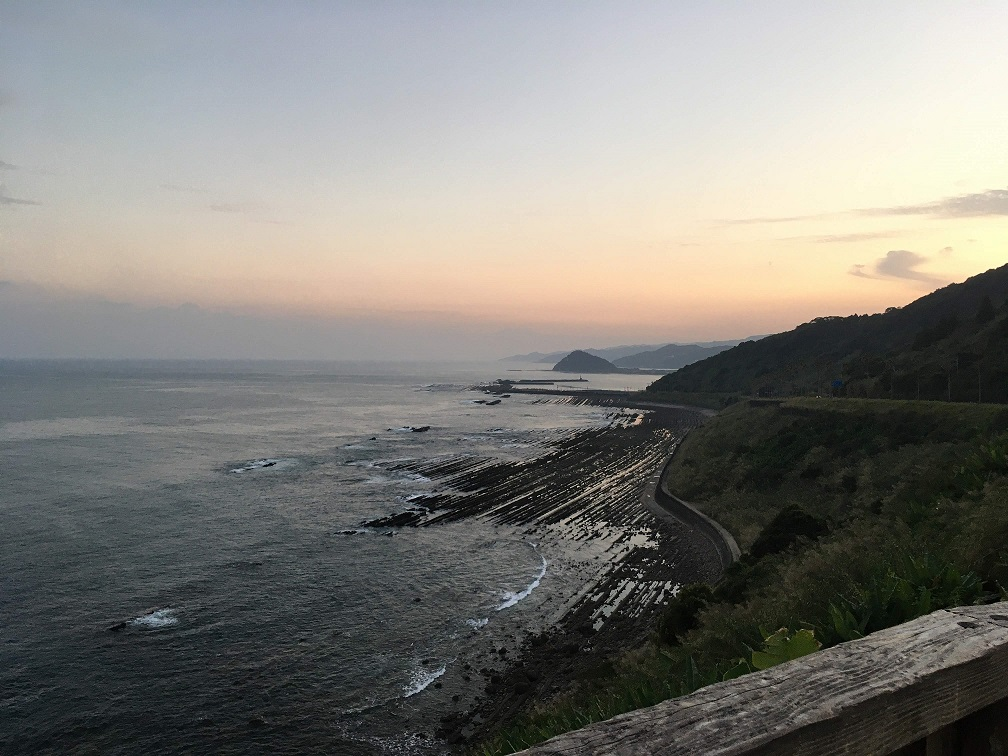
#> input picture report1/IMG_1904.JPG, 1008 x 756 px, found by its file name
$ python q5.py
#> lines starting #> are read from the running program, lines starting #| are printed output that depends on the picture
# -*- coding:utf-8 -*-
import numpy as np
import scipy.io
import matplotlib.pyplot as plt
from PIL import Image

# 画像読み込み
originalImg = Image.open('IMG_1904.JPG')
#> originalImg is the input picture: PIL image 1008x756 RGB; mean R, G, B 127.2, 126, 121.1
width, height = originalImg.size
#> width = 1008; height = 756
# originalImg = originalImg.convert('L') # pillowのグレースケール変換

# ピクセルごとに値を読みだす
img_pixels_rgb = np.array([[originalImg.getpixel((x,y)) for x in range(width)] for y in range(height)])
# グレースケール化後に値を入れる配列を用意
img_pixels = np.array([[ 0 for x in range(width)] for y in range(height)])
# print(img_pixels.shape)
img = Image.new('L', (width, height))
#> img: PIL image 1008x756 L; every value is 0
for y in range(height):
    for x in range(width):
        grayscale = img_pixels_rgb[y][x][0] * 0.2126 + img_pixels_rgb[y][x][1] * 0.7152 + img_pixels_rgb[y][x][2] * 0.0722
        img_pixels[y][x] = int(grayscale)
        img.putpixel((x,y),int(grayscale))
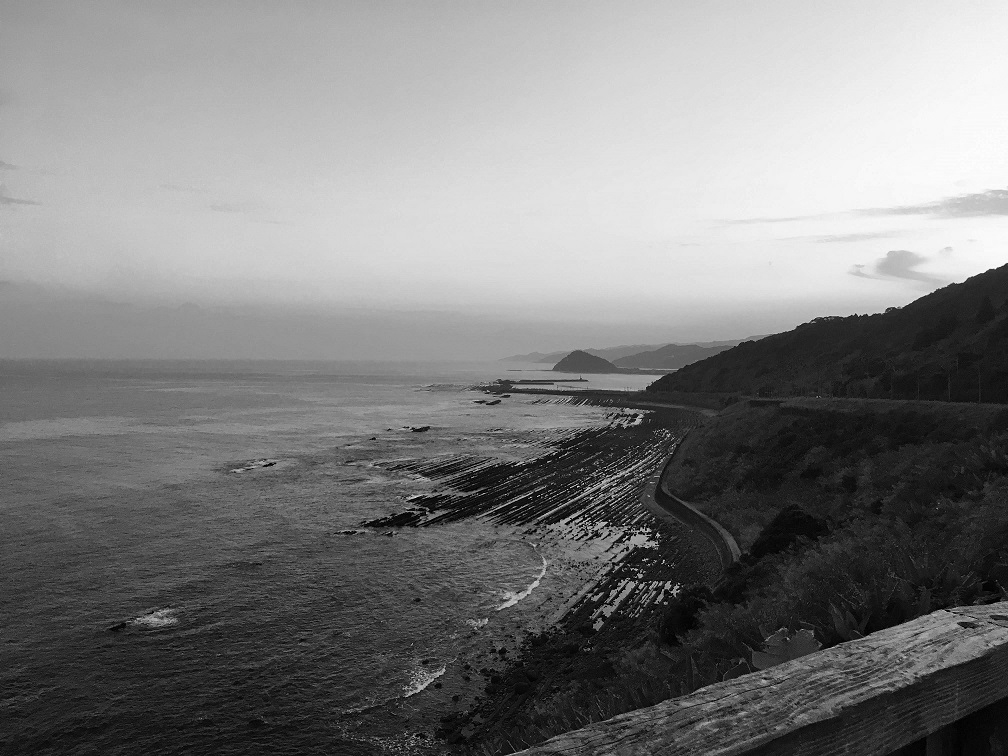
#> img: PIL image 1008x756 L; min 0, max 253, mean 125.4
img.save("grayscaleImage.png")

FRAGMENT_SIZE = 16
FRAGMENT_NUM = 10000
# ランダム抽出 はじめの一回
px = np.random.randint(0,width - FRAGMENT_SIZE)
#> px = 684
py = np.random.randint(0,height - FRAGMENT_SIZE)
#> py = 559
sample_pixels = np.array([[img_pixels[y + py][x + px] for x in range(FRAGMENT_SIZE)] for y in range(FRAGMENT_SIZE)])

# 抽出できているか確認
'''
img = Image.new('L', (FRAGMENT_SIZE,FRAGMENT_SIZE))
for y in range(FRAGMENT_SIZE):
    for x in range(FRAGMENT_SIZE):
        img.putpixel((x,y), int(sample_pixels[y][x]))
img.show()
'''

sample_pixels = sample_pixels.reshape(FRAGMENT_SIZE*FRAGMENT_SIZE)
#> sample_pixels = 256 values, max 77 at index 205, min 6 at index 191, mean 28.66
# ランダム抽出
for i in range(1,FRAGMENT_NUM):
    px = np.random.randint(0,width - FRAGMENT_SIZE)
    py = np.random.randint(0,height - FRAGMENT_SIZE)
    sample_pixel = np.array([[img_pixels[y + py][x + px] for x in range(FRAGMENT_SIZE)] for y in range(FRAGMENT_SIZE)])
    sample_pixel = sample_pixel.reshape(FRAGMENT_SIZE*FRAGMENT_SIZE)
#> (the run stopped early here; a loop or call above may not have finished)
